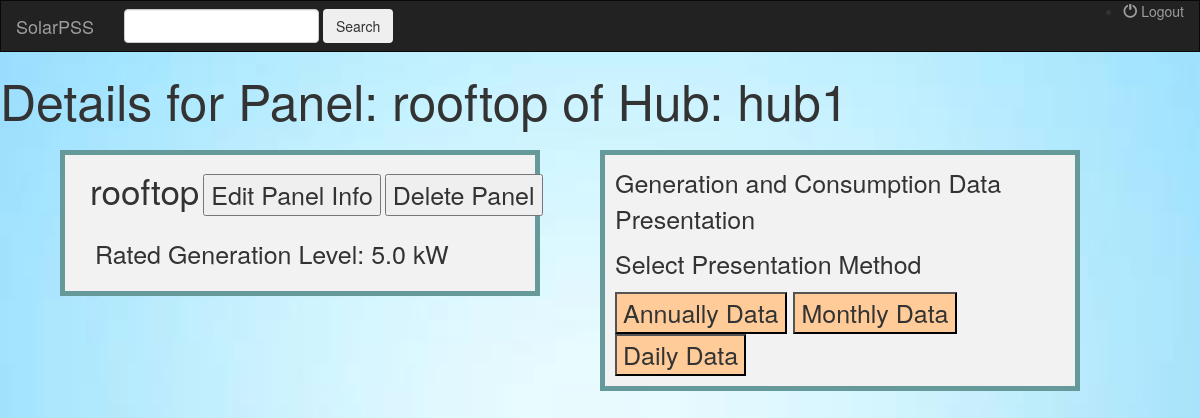
Screenshot of /PSS/hub/hub1/panel/rooftop/ (signed in) with the database file from the repository.
### PSS/models.py (models this page shows)
class Panel(models.Model):
    hub = models.ForeignKey(Hub, on_delete=models.CASCADE)
    panel_name = models.CharField(max_length=100, null=True)
    rated_power = models.FloatField(null=True)
    install_cost = models.FloatField(default=0.0)
    life_span = models.IntegerField(default=25)

class Hub(models.Model):
    owner = models.ForeignKey(User, on_delete=models.CASCADE)
    hub_name = models.CharField(max_length=100)

### PSS/views.py (the view)
# urls.py: url(r'^PSS/hub/(?P<hub_name>[\w\s.@+-]+)/panel/(?P<panel_name>[\w\s.@+-]+)/$', views.panelDetail, name = 'panel-detail'),
def panelDetail(request, hub_name, panel_name):
    current_user = User.objects.get(username=request.user.username)
    current_hub = current_user.hub_set.get(hub_name=hub_name)
    current_panel = current_hub.panel_set.get(panel_name=panel_name)
    now = datetime.now()
    max_date = date.today()
    min_date = date(max_date.year - 1, 1, 1)
    current_year = now.year
    context = {'hub': current_hub, 'panel': current_panel, 'years': range(current_year,current_year-2,-1), 'months': range(1,13), 'min_date': min_date, 'max_date': max_date}
    return render(request, 'PSS/panel_detail.html', context)

### PSS/templates/PSS/panel_detail.html (shortened to what this page needs)
{% extends 'PSS/base.html' %}
{% block code %}
<h1>Details for Panel: {{panel.panel_name}} of Hub: {{hub.hub_name}}</h1>
<span class="hub-display">
    <div class="container">
        <span class="inline-block" style="font-size: 35px;">{{panel.panel_name}}</span>
        <span class="inline-block"><button style="font-size: 25px;">Edit Panel Info</button></span>
        <span class="inline-block"><button style="font-size: 25px;">Delete Panel</button></span>
    </div>
    <p style="font-size: 25px; margin-top: 20px; margin-left: 20px;">Rated Generation Level: {{panel.rated_power}} kW</p>
</span>
<span class="data-view">
    <p style="font-size: 25px;">Generation and Consumption Data Presentation</p>
    <span class="inline-block" style="font-size: 25px;">
        <p>Select Presentation Method</p>
        <button class="display-button" onclick="document.getElementById('year-form').style.display='block';document.getElementById('month-form').style.display='none';document.getElementById('day-form').style.display='none'">Annually Data</button>
        <button class="display-button" onclick="document.getElementById('month-form').style.display='block';document.getElementById('year-form').style.display='none';document.getElementById('day-form').style.display='none'">Monthly Data</button>
        <button class="display-button" onclick="document.getElementById('day-form').style.display='block';document.getElementById('year-form').style.display='none';document.getElementById('month-form').style.display='none'">Daily Data</button>
    </span>
</span>
{% endblock %}

### PSS/static/PSS/style.css (style rules this page uses)
body { margin:0; padding:0; background: url("images/homebackground.jpg"); background-repeat: no-repeat; background-size: cover ; }
h1 { font-size: 50px; }
.hub-display { padding: 10px; position: fixed; height: auto; width:40%; left: 5%; top: 150px; background-color: #f2f2f2; border-style: solid; border-width: 5px; border-color: #669999; }
.data-view { padding: 10px; position: fixed; height: auto; width: 40%; right: 10%; top: 150px; background-color: #f2f2f2; border-style: solid; border-width: 5px; border-color: #669999; }
.display-button { font-size: 25px; background-color: #ffcc99; }

### rows the page displays
Panel: panel_name "rooftop", rated_power "5.0"
Hub: hub_name "hub1"
